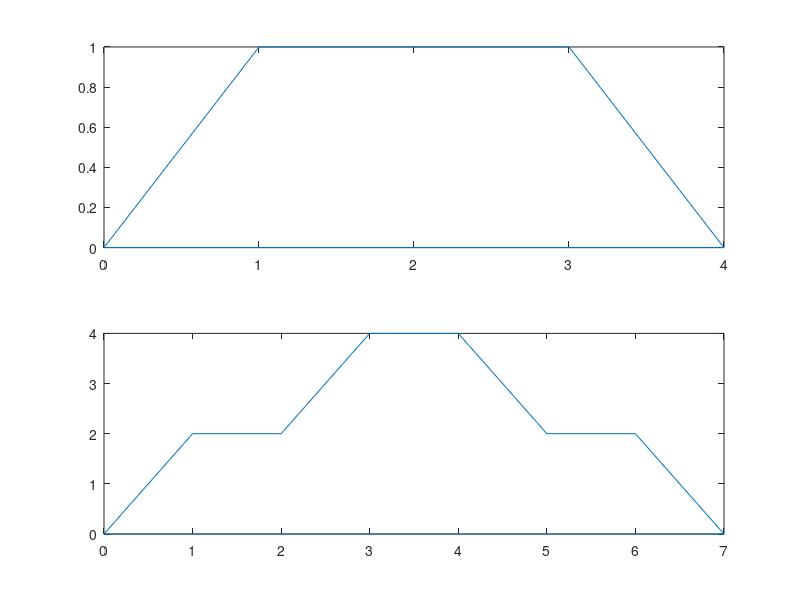

Write the MATLAB code that produced this figure.
clc;
clear all;
h=1;
a=2;
b=4;
A=[0 0];
B=[b,0];
C=[0.5*(b-a)+a h];
D=[0.5*(b-a) h];
coor=[A;B;C;D;A];
subplot(2,1,1);
plot(coor(:,1),coor(:,2));
t=[1,2];
u=[2,2];
v=[3,4];
w=[4,4];
x=[5,2];
y=[6,2];
z=[7,0];
coor1=[A;t;u;v;w;x;y;z;A];
subplot(2,1,2);
plot(coor1(:,1),coor1(:,2));